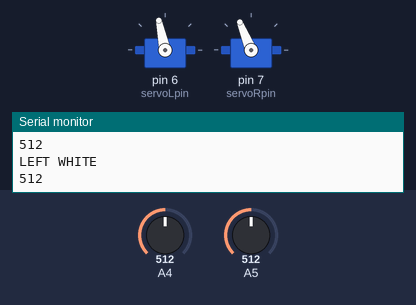
Recording of a sketch running on a simulated Arduino Uno, built with avr-gcc and run on an emulated ATmega328P. Parts: 2 × servo, the last lines printed to the serial monitor. Inputs (shaded band) come from the test bench; at power-on: A4 = 512, A5 = 512.

Above: at 1.2 s.
1.3 s: A4 set to 167
4.3 s: A4 set to 134
At 5.5 s:
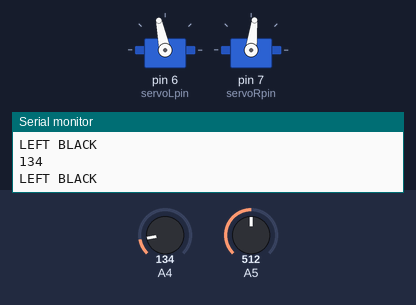
5.8 s: A5 set to 317
8.8 s: A5 set to 287
At 10.0 s:
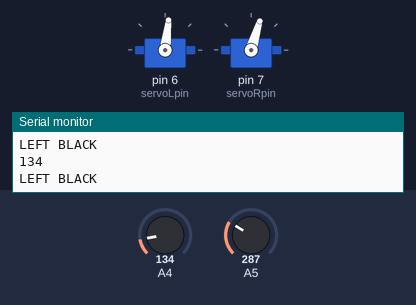
10.3 s: A4 set to 160
At 11.4 s:
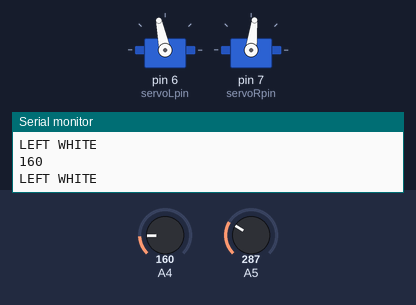
13.3 s: A4 set to 140
At 13.7 s:
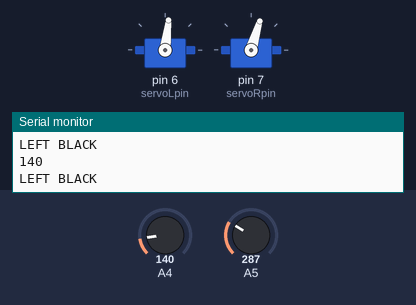
Timing chart, 0 to 16.3 s (numbered marks = the images above; inputs shaded):
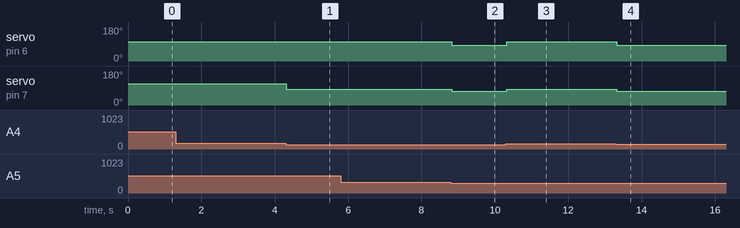

The sketch:

Robot_Dino.ino
```cpp
#include <Servo.h>
#include <stdbool.h>
Servo servoL;
Servo servoR;

int servoLpin = 6;
int servoRpin = 7;


int IRvalL;
int IRvalR;
int photoSensorVal;

// int LEDpin = 10;

int threshL = 150;
int threshR = 300;

bool whiteLeft = false;
bool whiteRight = false;


void forward(int xDelay)
{
  servoL.writeMicroseconds(1600);
  servoR.writeMicroseconds(1400);
  delay(xDelay);
}

void backward(int xDelay)
{
  servoL.writeMicroseconds(2300);
  servoR.writeMicroseconds(700);
  delay(xDelay);
}


void pivotLeft(int xDelay)
{
  servoL.writeMicroseconds(1400);
  servoR.writeMicroseconds(1300);
  delay(xDelay);
}

void pivotRight(int xDelay)
{
  servoL.writeMicroseconds(1600);
  servoR.writeMicroseconds(1700);
  delay(xDelay);
}

void sweepRight(int xDelay)
{
  servoL.writeMicroseconds(1650);
  servoR.writeMicroseconds(1460);
  delay(xDelay);
}

void sweepLeft(int xDelay)
{
  servoL.writeMicroseconds(1530);
  servoR.writeMicroseconds(1400);
  delay(xDelay);
}

void stop(int xDelay)
{
  servoL.writeMicroseconds(1500);
  servoR.writeMicroseconds(1500);
  delay(xDelay);
}


void setup() {
  Serial.begin(9600);
  // pinMode(LEDpin, OUTPUT);
  servoL.attach(servoLpin);
  servoR.attach(servoRpin);
}

void loop() {
  IRvalL = analogRead(/*Analog pin for left IR sensor*/ A4);
  IRvalR = analogRead(/*Analog pin for right IR sensor*/A5);
  //photoSensorVal = analogRead(A4);
  //delay(40);
  //Serial.println("LEFT VAL");
  Serial.println(IRvalL);


  if (IRvalL > threshL){
    Serial.println("LEFT WHITE");
        whiteLeft = true;
      }
  else {
    Serial.println("LEFT BLACK");
    whiteLeft = false;
  }

  //Serial.println("RIGHT VAL");
  //Serial.println(IRvalR);

  if(IRvalR < threshR){
    //Serial.println("RIGHT WHITE");
    whiteRight = true;
      }
  else {
    //Serial.println("RIGHT BLACK");
    whiteRight = false;
  }

  if(whiteLeft == true && whiteRight == true || whiteLeft == false && whiteRight == false)
  {
    forward(30);
  }
  else if(whiteLeft == false && whiteRight == true)
   {
      pivotLeft(30);
    // pivotLeft();
   }

   else if(whiteLeft == true && whiteRight == false)
 {
    pivotRight(30);
    // pivotRight();
  }

}
```

Measured:
- the behaviour switches between 151 and 150 on A4 (found by bisection; images 0 and 1)
- the behaviour switches between 300 and 299 on A5 (found by bisection; images 1 and 2)
- after the input at 4.3 s, servo on pin 7 (servoRpin): 112° → 83° at once
- after the input at 8.8 s, servo on pin 6 (servoLpin): 102° → 83° at once; servo on pin 7 (servoRpin): 83° → 73° at once
- after the input at 10.3 s, servo on pin 6 (servoLpin): 83° → 102° at once; servo on pin 7 (servoRpin): 73° → 83° at once
- after the input at 13.3 s, servo on pin 6 (servoLpin): 102° → 83° at once; servo on pin 7 (servoRpin): 83° → 73° at once
